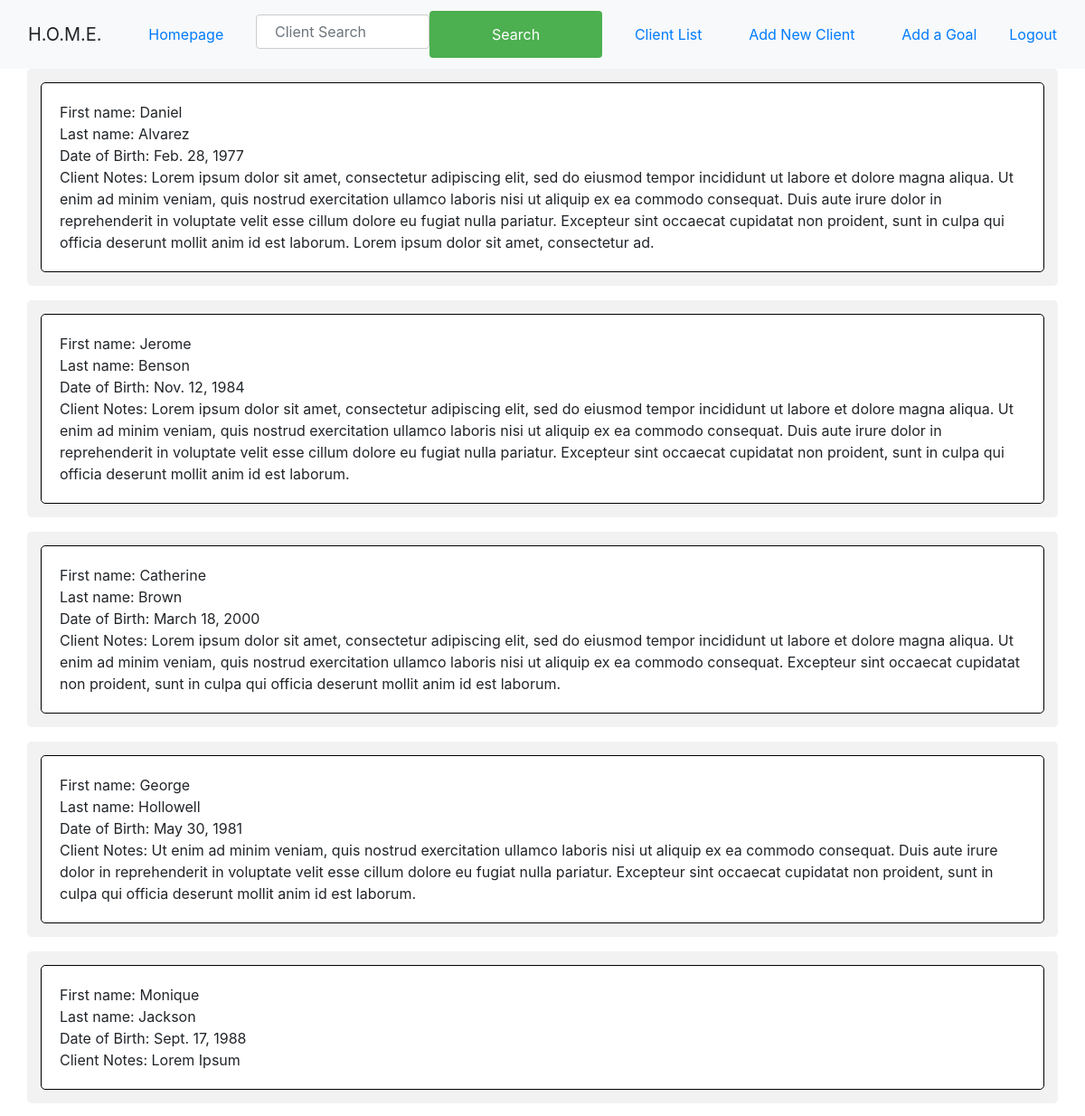
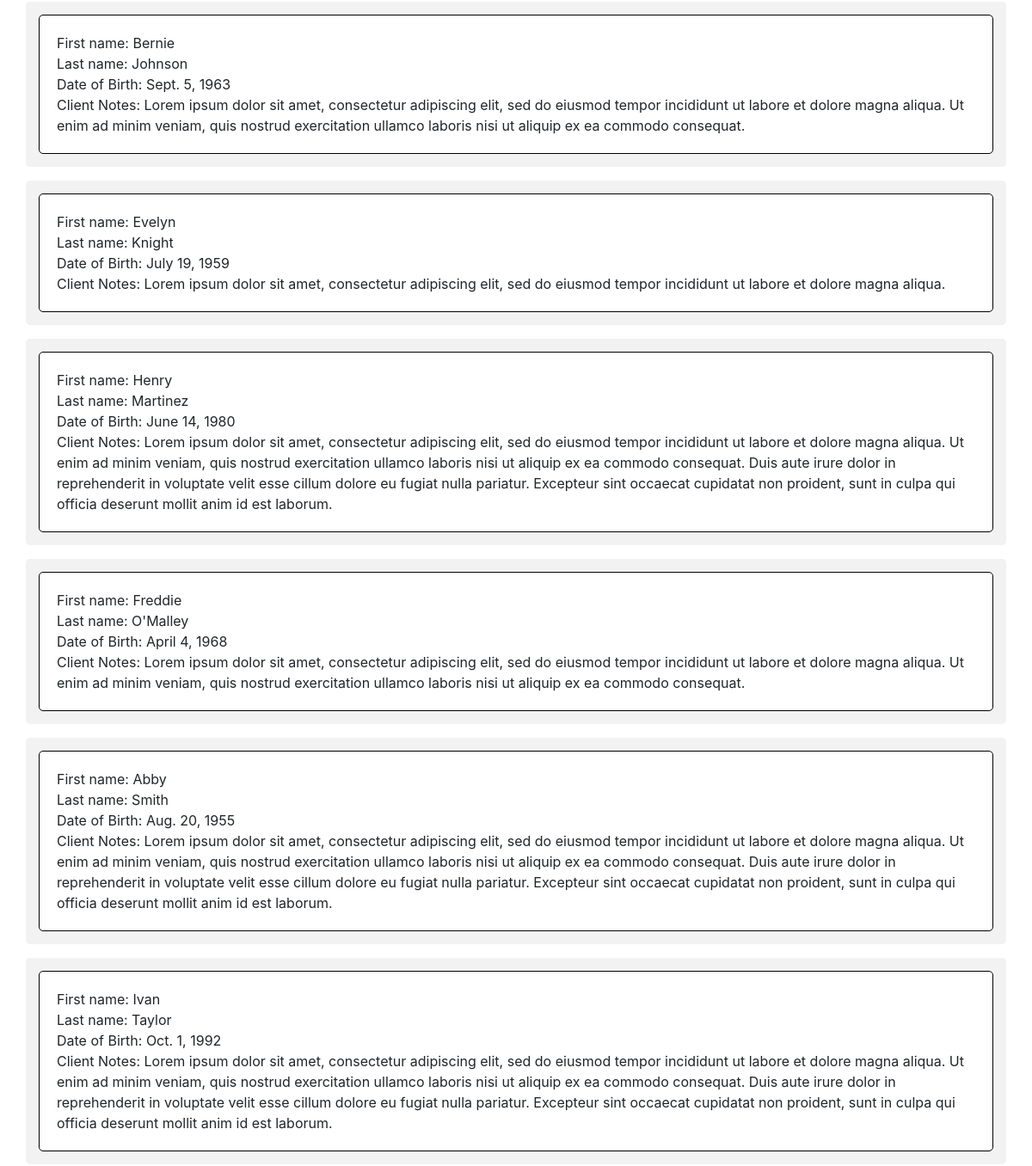
/client/ (upper part), run on an earlier commit of the app's database (2 pictures, top to bottom).
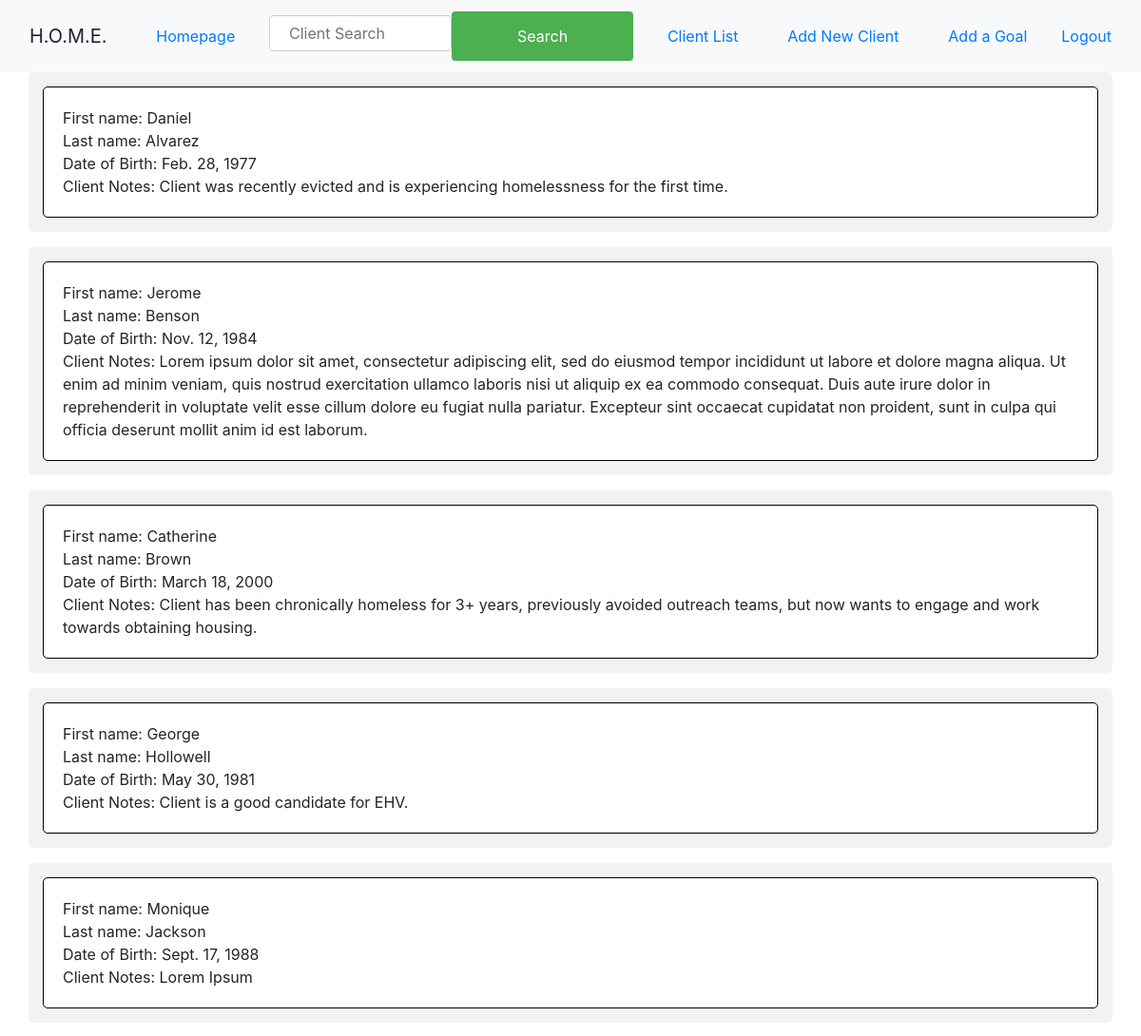
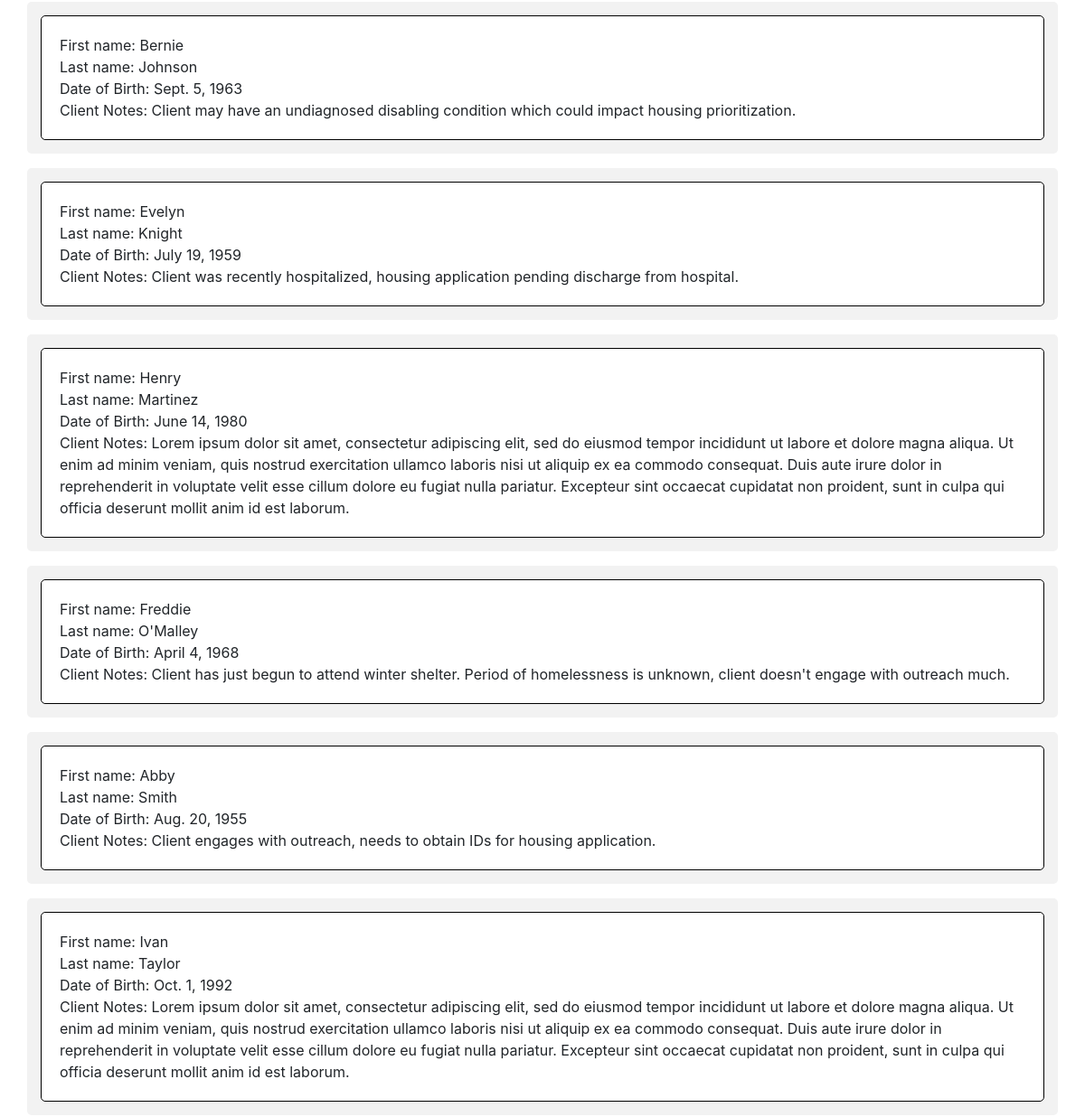
And on a later commit of the database (2 pictures, top to bottom).
### HOME_App/models.py (models this page shows)
class Client(models.Model):
    firstName = models.CharField(max_length=20)
    lastName = models.CharField(max_length=20)
    dateOfBirth = models.DateField()
    clientNotes = models.TextField(max_length=500)
    def __str__(self):
        return self.lastName

### HOME_App/views.py (the view)
# urls.py: path('client/', views.clientlist, name = 'client'),
def clientlist(request):
    clients = Client.objects.all().order_by('lastName')
    print(clients)
    context = {
        'clients': clients
    }
    return render(request, 'client.html', context)

### templates/client.html
{% extends 'base.html' %} {% block content %} {% load static %}
{% for post in clients %}
<ul class="container">
    <li class="flex-item">
        First name: {{post.firstName}}<br>
        Last name: {{post.lastName}}<br>
        Date of Birth: {{post.dateOfBirth}}<br>
        Client Notes: {{post.clientNotes}}<br>
    </li>
</ul>
{% endfor %}
{% endblock %}

What changed in the data, as far as the page shows it:
changed Client "Daniel": clientNotes "Lorem ipsum dolor sit amet, consectetur adipiscing elit, sed do eiusmod tempor incididunt ut labore et dolore magna aliqua. Ut enim ad minim veniam, quis nostrud exercitation ullamco laboris nisi ut aliquip ex ea commodo consequat. Duis aute irure dolor in reprehenderit in voluptate velit esse cillum dolore eu fugiat nulla pariatur. Excepteur sint occaecat cupidatat non proident, sunt in culpa qui officia deserunt mollit anim id est laborum. Lorem ipsum dolor sit amet, consectetur ad." → "Client was recently evicted and is experiencing homelessness for the first time."
changed Client "Catherine": clientNotes "Lorem ipsum dolor sit amet, consectetur adipiscing elit, sed do eiusmod tempor incididunt ut labore et dolore magna aliqua. Ut enim ad minim veniam, quis nostrud exercitation ullamco laboris nisi ut aliquip ex ea commodo consequat. Excepteur sint occaecat cupidatat non proident, sunt in culpa qui officia deserunt mollit anim id est laborum." → "Client has been chronically homeless for 3+ years, previously avoided outreach teams, but now wants to engage and work towards obtaining housing."
changed Client "George": clientNotes "Ut enim ad minim veniam, quis nostrud exercitation ullamco laboris nisi ut aliquip ex ea commodo consequat. Duis aute irure dolor in reprehenderit in voluptate velit esse cillum dolore eu fugiat nulla pariatur. Excepteur sint occaecat cupidatat non proident, sunt in culpa qui officia deserunt mollit anim id est laborum." → "Client is a good candidate for EHV."
changed Client "Bernie": clientNotes "Lorem ipsum dolor sit amet, consectetur adipiscing elit, sed do eiusmod tempor incididunt ut labore et dolore magna aliqua. Ut enim ad minim veniam, quis nostrud exercitation ullamco laboris nisi ut aliquip ex ea commodo consequat." → "Client may have an undiagnosed disabling condition which could impact housing prioritization."
changed Client "Evelyn": clientNotes "Lorem ipsum dolor sit amet, consectetur adipiscing elit, sed do eiusmod tempor incididunt ut labore et dolore magna aliqua." → "Client was recently hospitalized, housing application pending discharge from hospital."
changed Client "Freddie": clientNotes "Lorem ipsum dolor sit amet, consectetur adipiscing elit, sed do eiusmod tempor incididunt ut labore et dolore magna aliqua. Ut enim ad minim veniam, quis nostrud exercitation ullamco laboris nisi ut aliquip ex ea commodo consequat." → "Client has just begun to attend winter shelter. Period of homelessness is unknown, client doesn't engage with outreach much."
changed Client "Abby": clientNotes "Lorem ipsum dolor sit amet, consectetur adipiscing elit, sed do eiusmod tempor incididunt ut labore et dolore magna aliqua. Ut enim ad minim veniam, quis nostrud exercitation ullamco laboris nisi ut aliquip ex ea commodo consequat. Duis aute irure dolor in reprehenderit in voluptate velit esse cillum dolore eu fugiat nulla pariatur. Excepteur sint occaecat cupidatat non proident, sunt in culpa qui officia deserunt mollit anim id est laborum." → "Client engages with outreach, needs to obtain IDs for housing application."
